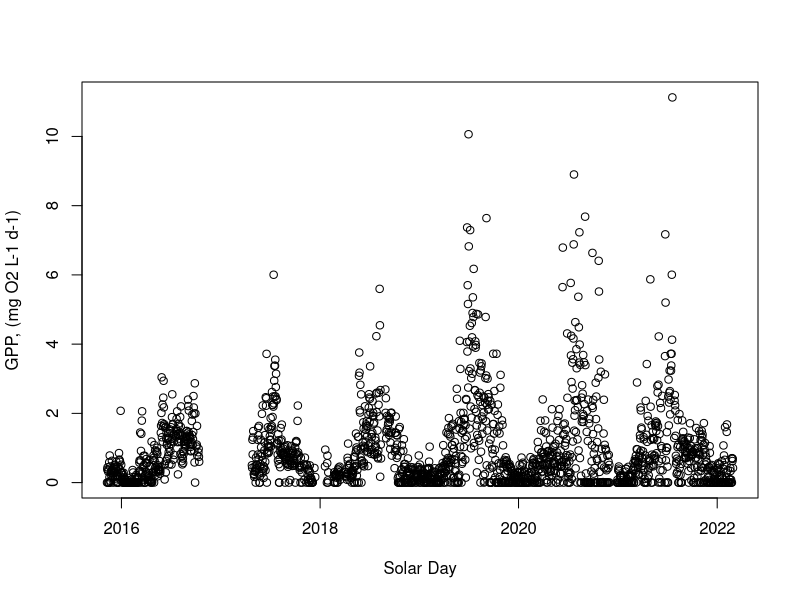
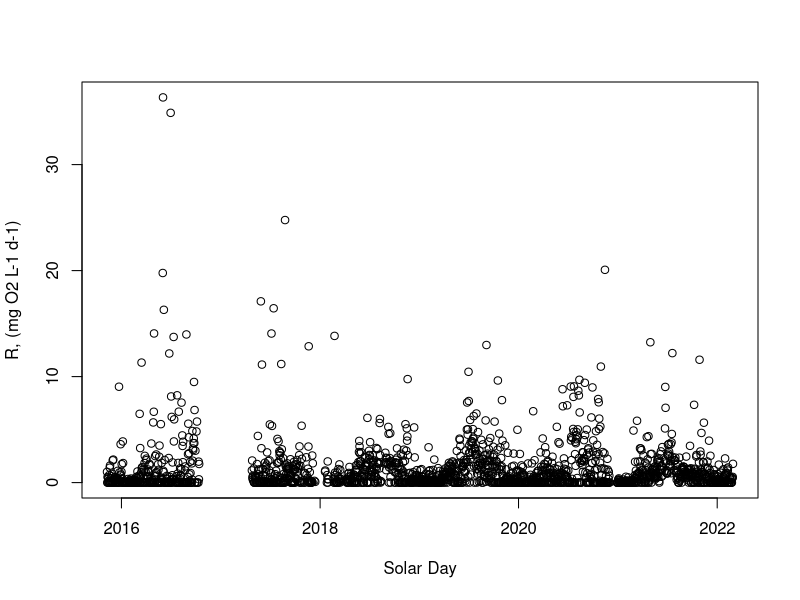
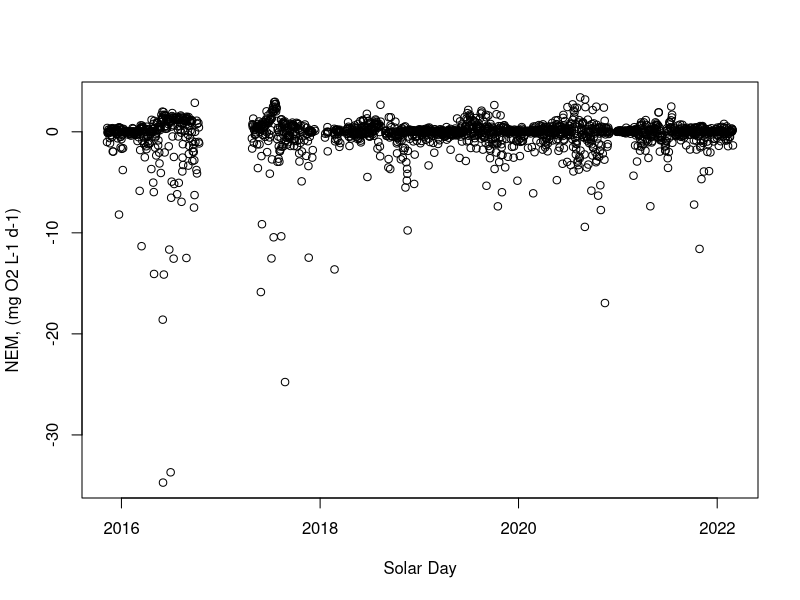
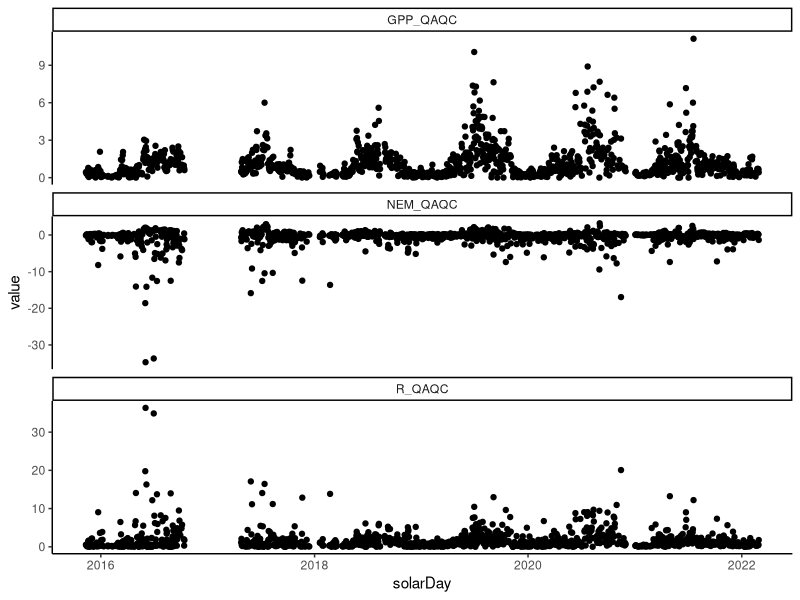
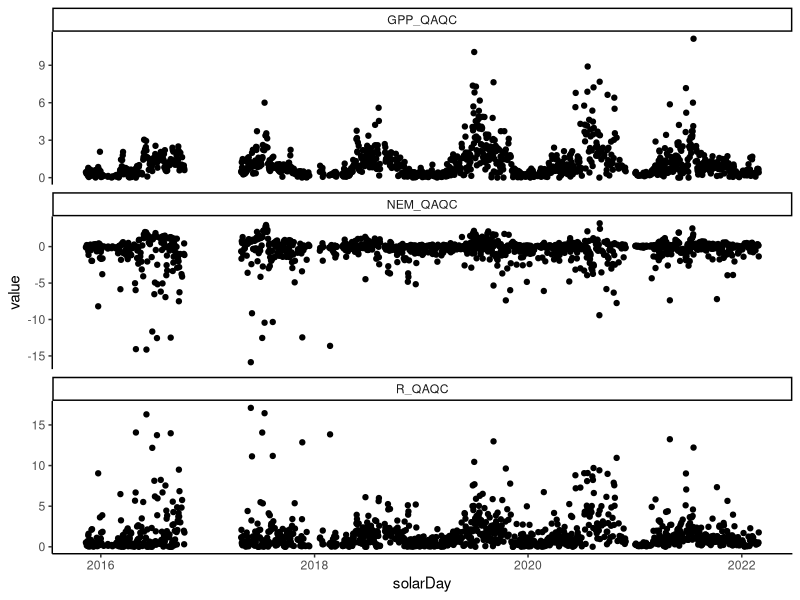

The R script that drew these images, in order:
#### QAQC metab outputs 
#DWH september 2022

#load packages
library(tidyverse)

#check wd after running models
getwd()
setwd(here::here())
getwd()


#### read in data ####
## EXO data 
metaboutput2018_22 <- read.table("./Data/Model_Output/FCR2018_22/FCR2018_22 outputDCR.txt",header=T,sep='\t')
head(metaboutput2018_22)
metaboutput2018_22 <- metaboutput2018_22 %>% 
  mutate(solarDay = as.Date(solarDay))

##InsiteIG (wvwa) data 
metaboutput2015_18 <- read.table("./Data/Model_Output/FCR2015_18/FCR2015_18 outputDCR.txt",header=T,sep='\t')
metaboutput2015_18 <- metaboutput2015_18 %>% 
  mutate(solarDay = as.Date(solarDay)) %>% 
  filter(solarDay < ymd("2018-08-29"))

#bind together
metab_all <- rbind(metaboutput2015_18, metaboutput2018_22)


#### QAQC ####
#check initial plots 
plot(metab_all$solarDay, metab_all$GPP_mgO2perLperday, xlab="Solar Day", ylab="GPP, (mg O2 L-1 d-1)")
plot(metab_all$solarDay, metab_all$R_mgO2perLperday, xlab="Solar Day", ylab="R, (mg O2 L-1 d-1)")
plot(metab_all$solarDay, metab_all$NEM_mgO2perLperday, xlab="Solar Day", ylab="NEM, (mg O2 L-1 d-1)")

#Set values < 0.001 to NA and remove NEM when R or GPP is an NA 
metab_all_QAQC <- metab_all %>% 
  mutate(GPP_QAQC = ifelse(GPP_mgO2perLperday < 0.001, NA, GPP_mgO2perLperday),
         R_QAQC = ifelse(R_mgO2perLperday < 0.001, NA, R_mgO2perLperday),
         NEM_QAQC = ifelse( is.na(GPP_QAQC) | is.na(R_QAQC), NA, NEM_mgO2perLperday) ) 

#number of NAs 
R_na <- metab_all_QAQC %>% 
  filter(is.na(R_QAQC))

GPP_na <- metab_all_QAQC %>% 
  filter(is.na(GPP_QAQC))

NEM_na <- metab_all_QAQC %>% 
  filter(is.na(NEM_QAQC))

#removing days w/ NEM NAs 
metab_QAQCfin <- metab_all_QAQC %>% 
  filter(!is.na(NEM_QAQC)) 

#plot intial QAQC
metab_QAQCfin %>% 
  select(solarDay, GPP_QAQC, NEM_QAQC, R_QAQC) %>% 
  pivot_longer(cols = c(2:4)) %>% 
  ggplot(aes(x = solarDay, y = value))+
  geom_point()+
  facet_wrap(~name, scales = "free_y", nrow = 3)+
  theme_classic()

#check on extreme R outliers,  
R_outlier_check_greater15 <- metab_QAQCfin %>% 
  filter(R_QAQC > 15)
head(R_outlier_check_greater15)

#remvoign three values over 19 and after checking daily model fits, and these had poor model fits 

metab_QAQCfin2 <- metab_QAQCfin %>% 
  filter(R_QAQC < 19)

metab_QAQCfin2 %>% 
  select(solarDay, GPP_QAQC, NEM_QAQC, R_QAQC) %>% 
  pivot_longer(cols = c(2:4)) %>% 
  ggplot(aes(x = solarDay, y = value))+
  geom_point()+
  facet_wrap(~name, scales = "free_y", nrow = 3)+
  theme_classic()


#writing csv for export
write.csv(metab_QAQCfin2, "./Data/Model_Output/MetabOutput_QAQC_15_22.csv", row.names = FALSE)











